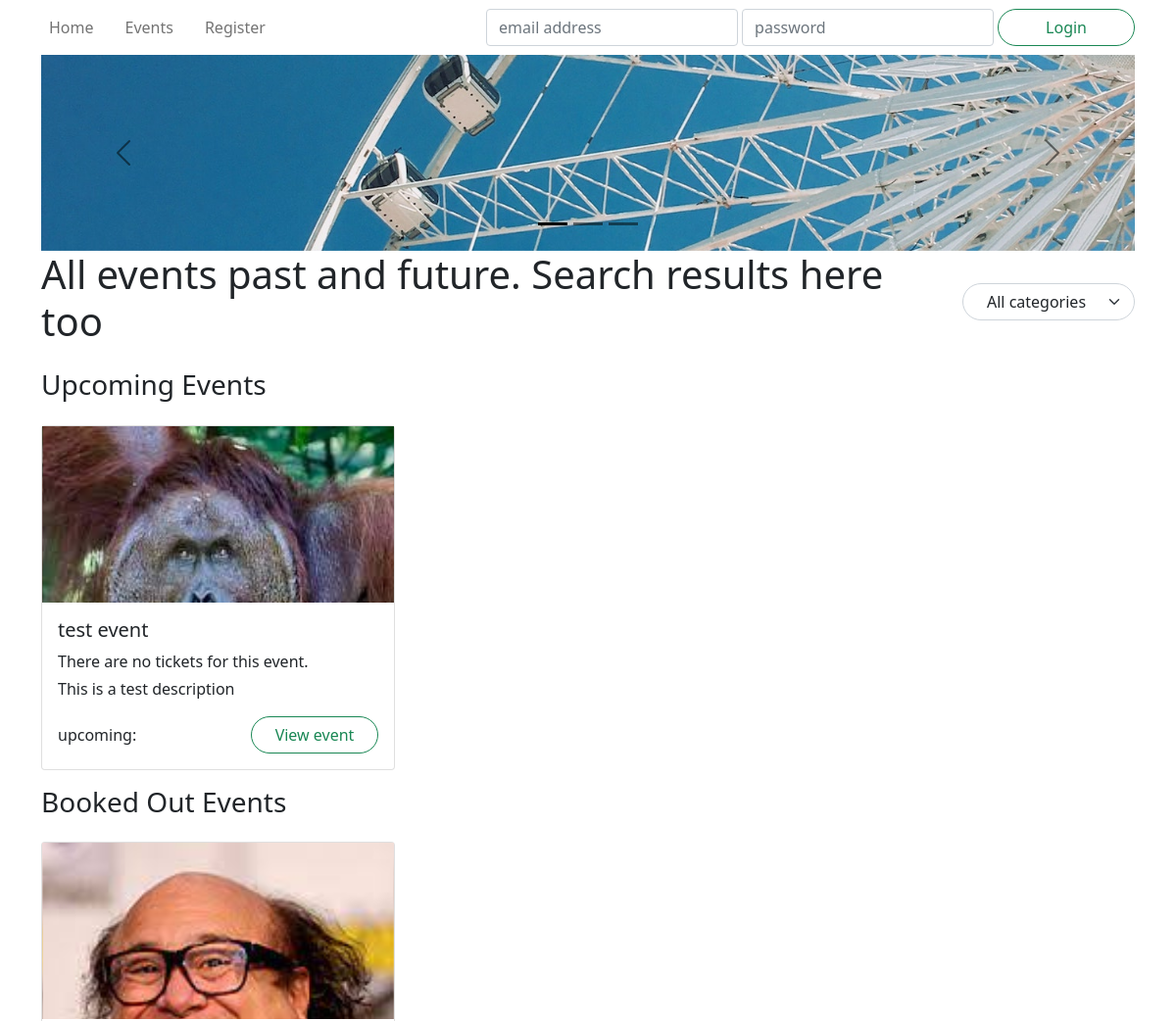
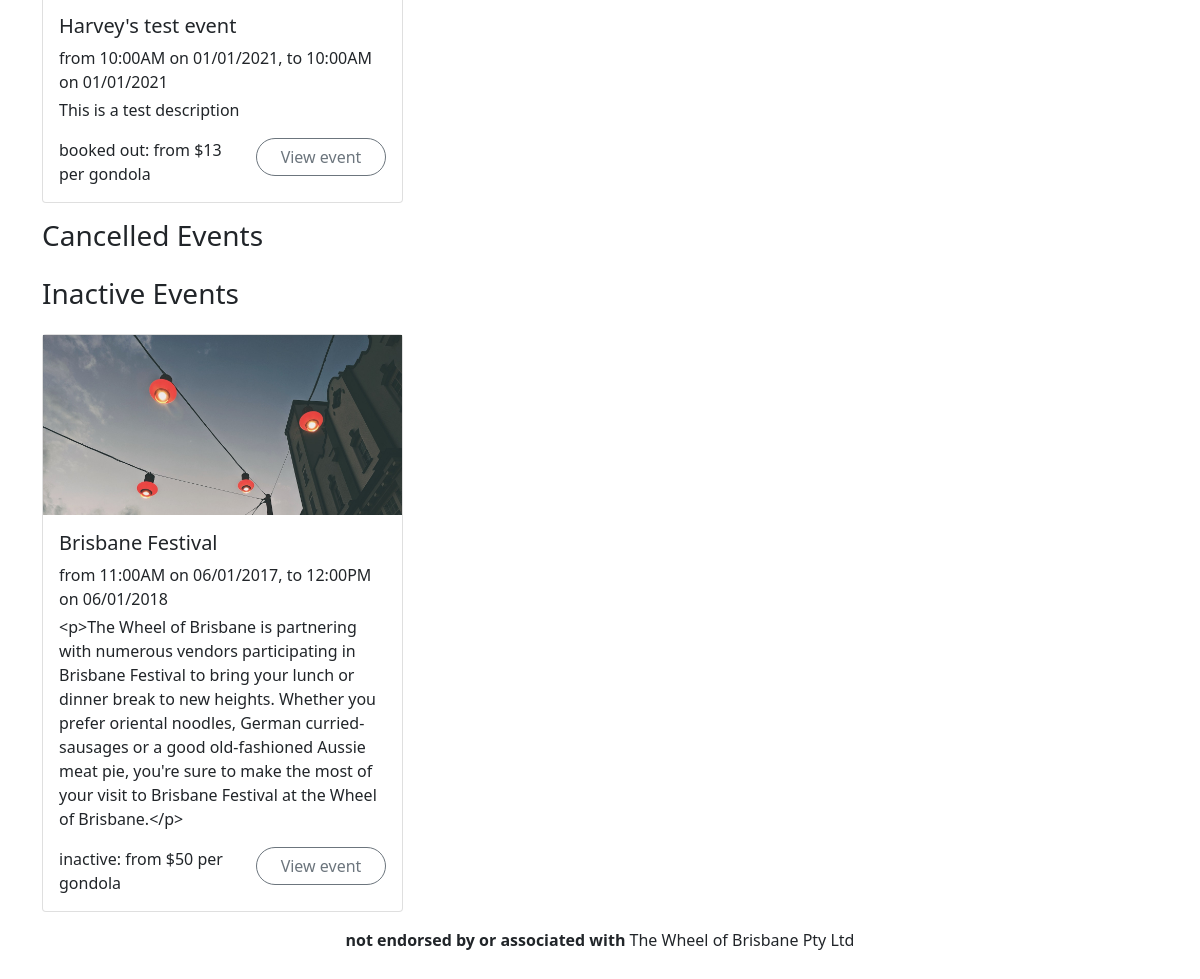
Screenshot of /events/ with the database file from the repository (2 pictures, top to bottom).
### wheel/models.py (models this page shows, shortened)
class Event(db.Model):
    __tablename__ = 'events'
    id = db.Column(db.Integer, primary_key=True)
    name = db.Column(db.String(255), nullable=False)
    description = db.Column(db.Text)
    category = db.Column(db.String(40))
    status = db.Column(db.Enum('upcoming', 'inactive', 'cancelled', 'booked out'), nullable=False)
    image = db.Column(db.String(255))
    reviews = db.relationship('Review', backref='event')
    tickets = db.relationship('Ticket', backref='event')
    def getAllByStatus(input):
        return Event.query.filter_by(status=input).all()
    def getTicketsDateRange(self):
        x_min = datetime(3000,9,9)
        x_max = datetime(2000,9,9)
        test = datetime(3000,9,9)
        for x in self.tickets:
            if x.datetime < x_min:
                x_min = x.datetime
            if x.datetime > x_max:
                x_max = x.datetime
        low_date = x_min.strftime("%m/%d/%Y")
        low_time = x_min.strftime("%I:%M%p")
        high_date = x_max.strftime("%m/%d/%Y")
        high_time = x_max.strftime("%I:%M%p")
        if x_min == test:
            return "There are no tickets for this event."
        output = "from " + low_time + " on " + low_date + ",  to " + high_time + " on " + high_date
        return output
    def getTicketsPriceFrom(self):
        low_ticket = 100000
        for x in self.tickets:
            if x.price < low_ticket:
                low_ticket = x.price
        if low_ticket == 100000:
            return " "
        low = str(low_ticket)
        return "from $" + low + " per gondola"
    def getStatusColour(self):
        return {
            'upcoming': 'success',
            'inactive': 'secondary',
            'booked out': 'secondary',
            'cancelled': 'danger'
        }[self.status]

class Ticket(db.Model):
    __tablename__ = 'tickets'
    id = db.Column(db.Integer, primary_key=True)
    datetime = db.Column(db.DateTime, nullable=False)
    price = db.Column(db.Integer, nullable=False)
    remaining = db.Column(db.Integer, nullable=False)
    event_id = db.Column(db.Integer, db.ForeignKey('events.id'))

### wheel/views.py (the view)
@events.route('/')
def viewAll():
    upcoming = Event.getAllByStatus("upcoming")
    booked = Event.getAllByStatus("booked out")
    cancelled = Event.getAllByStatus("cancelled")
    inactive = Event.getAllByStatus("inactive")
    form = SearchForm() # TODO: create this form
    return render_template('events.html', upcoming = upcoming, booked = booked, cancelled = cancelled, inactive = inactive )

### wheel/forms.py
class SearchForm(FlaskForm):
    submit = SubmitField("Search")

### wheel/templates/events.html (shortened to what this page needs)
{% extends 'base.html' %}
{% block hero %}
<div id="hero-mini" class="carousel carousel-dark slide" data-bs-ride="carousel">
    <div class="carousel-indicators">
        <button type="button" class="active"
                data-bs-target="#hero" data-bs-slide-to="0"></button>
        <button type="button"
                data-bs-target="#hero" data-bs-slide-to="1"></button>
        <button type="button"
                data-bs-target="#hero" data-bs-slide-to="2"></button>
    </div>
    <div class="carousel-inner">
        <div class="carousel-item active">
            <div style="background-image: url('/static/images/bluesky.jpg');"></div>
        </div>
    </div>
    <button type="button" class="carousel-control-prev"
            data-bs-target="#hero" data-bs-slide="prev">
        <span class="carousel-control-prev-icon"></span>
    </button>
    <button type="button" class="carousel-control-next"
            data-bs-target="#hero" data-bs-slide="next">
        <span class="carousel-control-next-icon"></span>
    </button>
</div>
{% endblock %}
{% block title %}All events past and future. Search results here too{% endblock %}
{% block header_buttons %}
    <div class="col-6 col-md-auto my-auto">
        <select id="catselect" class="form-select rounded-pill ps-4 pe-5" >
            <option value="" selected>All categories</option>
        </select>
    </div>
{% endblock %}
{% block content %}
<section>
    <header class="row mb-3">
        <h3 class="col-auto">Upcoming Events</h3>
    </header>
    <div class="row row-cols-1 row-cols-md-2 row-cols-xl-3 mb-3 g-3">
        {% for event in upcoming %}
        <div class="col event fireworks">
            <article class="card">
                <a href="{{url_for('events.view', id=event.id)}}" class="card-image" style="background-image: url('{{ event.image }}'); background-position: top;"></a>
                <div class="card-body">
                    <h5 class="card-title">{{ event.name }}</h5>
                    <p class="mb-1">
                        {{ event.getTicketsDateRange() }}
                    </p>
                <p class="card-text">{{ event.description }}</p>
                    <div class="row">
                        <span class="col my-auto">{{ "{}: {}".format( event.status, event.getTicketsPriceFrom() ) }}</span>
                        <span class="col-auto"><a href="{{url_for('events.view', id=event.id)}}" class="btn btn-outline-{{ event.getStatusColour() }} rounded-pill px-4">View event</a></span>
                    </div>
                </div>
            </article>
        </div>
        {% endfor %}
    </div>
    <header class="row mb-3">
        <h3 class="col-auto">Booked Out Events</h3>
    </header>
    <div class="row row-cols-1 row-cols-md-2 row-cols-xl-3 mb-3 g-3">
        {% for event in booked %}
        <div class="col event fireworks">
            <article class="card">
                <a href="{{url_for('events.view', id=event.id)}}" class="card-image" style="background-image: url('{{ event.image }}'); background-position: top;"></a>
                <div class="card-body">
                    <h5 class="card-title">{{ event.name }}</h5>
                    <p class="mb-1">
                        {{ event.getTicketsDateRange() }}
                    </p>
                <p class="card-text">{{ event.description }}</p>
                    <div class="row">
                        <span class="col my-auto">{{ "{}: {}".format( event.status, event.getTicketsPriceFrom() ) }}</span>
                        <span class="col-auto"><a href="{{url_for('events.view', id=event.id)}}" class="btn btn-outline-{{ event.getStatusColour() }} rounded-pill px-4">View event</a></span>
                    </div>
                </div>
            </article>
        </div>
        {% endfor %}
    </div>
    <header class="row mb-3">
        <h3 class="col-auto">Cancelled Events</h3>
    </header>
    <header class="row mb-3">
        <h3 class="col-auto">Inactive Events</h3>
    </header>
    <div class="row row-cols-1 row-cols-md-2 row-cols-xl-3 mb-3 g-3">
        {% for event in inactive %}
        <div class="col event fireworks">
            <article class="card">
                <a href="{{url_for('events.view', id=event.id)}}" class="card-image" style="background-image: url('{{ event.image }}'); background-position: top;"></a>
                <div class="card-body">
                    <h5 class="card-title">{{ event.name }}</h5>
                    <p class="mb-1">
                        {{ event.getTicketsDateRange() }}
                    </p>
                <p class="card-text">{{ event.description }}</p>
                    <div class="row">
                        <span class="col my-auto">{{ "{}: {}".format( event.status, event.getTicketsPriceFrom() ) }}</span>
                        <span class="col-auto"><a href="{{url_for('events.view', id=event.id)}}" class="btn btn-outline-{{ event.getStatusColour() }} rounded-pill px-4">View event</a></span>
                    </div>
                </div>
            </article>
        </div>
        {% endfor %}
    </div>
</section>
{% endblock %}

### rows the page displays
Event: image (picture), name "test event", getTicketsDateRange "There are no tickets for this event.", description "This is a test description", status "upcoming:"
Event: image (picture), name "Harvey's test event", getTicketsDateRange "from 10:00AM on 01/01/2021, to 10:00AM on 01/01/2021", description "This is a test description", status.price "booked out: from $13 per gondola"
Event: image (picture), name "Brisbane Festival", getTicketsDateRange "from 11:00AM on 06/01/2017, to 12:00PM on 06/01/2018", description "<p>The Wheel of Brisbane is partnering with numerous vendors participating in Brisbane Festival to bring your lunch or dinner break to new heights. Whether you prefer oriental noodles, German curried-sausages or a good old-fashioned Aussie meat pie, you're sure to make the most of your visit to Brisbane Festival at the Wheel of Brisbane.</p>", status.price "inactive: from $50 per gondola"
